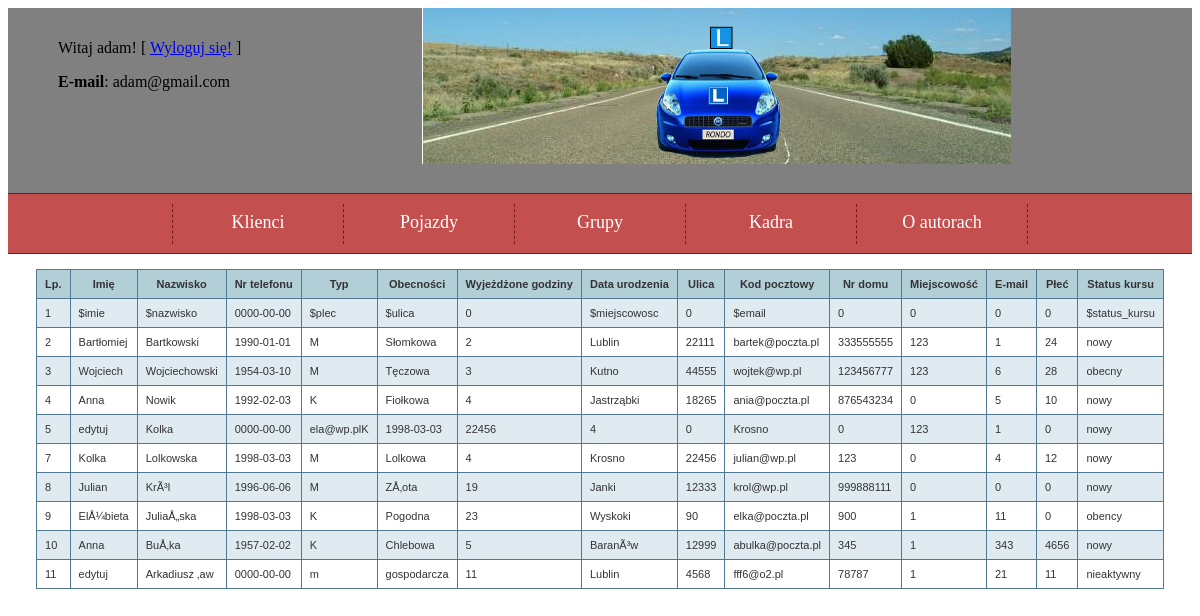
The page /index.php?page=eg_wew (signed in) on the database its author committed.
### tables this page shows
CREATE TABLE IF NOT EXISTS `klienci` (
`idKLIENT` int(11) NOT NULL COMMENT '	',
  `imie` varchar(45) DEFAULT NULL,
  `nazwisko` varchar(45) DEFAULT NULL,
  `data_urodzenia` date DEFAULT NULL,
  `plec` varchar(45) DEFAULT NULL,
  `ulica` varchar(45) DEFAULT NULL,
  `nr_mieszkania` int(11) DEFAULT NULL,
  `miejscowosc` varchar(45) DEFAULT NULL,
  `kod_pocztowy` int(11) DEFAULT NULL,
  `email` varchar(45) DEFAULT NULL,
  `nr_telefonu` int(11) DEFAULT NULL,
  `typ` int(11) DEFAULT NULL COMMENT 'czy kursant czy na doszkalanie',
  `liczba_obecnosci_wyklady` int(11) DEFAULT NULL,
  `wyjezdzone_godziny` int(11) DEFAULT NULL,
  `status_kursu` varchar(45) DEFAULT NULL,
  `KATEGORIE_idKategorie` int(11) DEFAULT NULL,
  `idGrupa` int(11) DEFAULT NULL
);

### eg_wew.php (the view, shortened to what this page needs)
<?php
if ((isset($_SESSION['zalogowany'])) && ($_SESSION['zalogowany']==true))
{
	require_once "connect.php";
	$polaczenie = @new mysqli($host, $db_user, $db_password, 'mydb');
	$polaczenie->query("SET CHARSET utf8");
    $polaczenie->query ("SET NAMES `utf8` COLLATE `utf8_polish_ci`");
	if ($polaczenie->connect_errno!=0)
	{
		echo "Error: ".$polaczenie->connect_errno;
	}
	else
	{
		$zapytanie = @$polaczenie->query("SELECT * FROM KLIENCI");
echo '<table> <tr>	<th>Lp.</th> <th>Imię</th>  <th>Nazwisko</th>  <th>Nr telefonu</th> <th>Typ</th><th>Obecności</th><th>Wyjeżdżone godziny</th><th>Data urodzenia</th><th>Ulica</th><th>Kod pocztowy</th><th>Nr domu</th><th>Miejscowość</th><th>E-mail</th><th>Płeć</th><th>Status kursu</th></tr>';
		while ($r = $zapytanie->fetch_array()) {
echo "<tr><td>$r[0]</td> <td>$r[1]</td> <td>$r[2]</td> <td>$r[3]</td> <td>$r[4]</td><td>$r[5]</td><td>$r[6]</td><td>$r[7]</td><td>$r[8]</td><td>$r[9]</td><td>$r[10]</td><td>$r[11]</td><td>$r[12]</td><td>$r[13]</td><td>$r[14]</td></tr> ";
		}
echo "</table>";
	}
}else {
	echo "dostęp tylko dla upoważnionych, Zaloguj się. ";
}
?>

### styl.css (style rules this page uses)
table { margin: 0 auto 0 auto; font-family: verdana, arial, sans-serif; font-size: 11px; color: #333333; border-width: 1px; border-color: #3A3A3A; border-collapse: collapse; }
table th { border-width: 1px; padding: 8px; border-style: solid; border-color: #517994; background-color: #B2CFD8; }
table tr:nth-child(even) td { background-color: #DFEBF1; }
table td { border-width: 1px; padding: 8px; border-style: solid; border-color: #517994; background-color: #ffffff; }

### rows shown on the page
klienci: idKLIENT "1", imie "$imie", nazwisko "$nazwisko", data_urodzenia "0000-00-00", plec "$plec", ulica "$ulica", nr_mieszkania "0", miejscowosc "$miejscowosc", kod_pocztowy "0", email "$email", nr_telefonu "0", typ "0", liczba_obecnosci_wyklady "0", wyjezdzone_godziny "0", status_kursu "$status_kursu"
klienci: idKLIENT "2", imie "Bartłomiej", nazwisko "Bartkowski", data_urodzenia "1990-01-01", plec "M", ulica "Słomkowa", nr_mieszkania "2", miejscowosc "Lublin", kod_pocztowy "22111", email "bartek@poczta.pl", nr_telefonu "333555555", typ "123", liczba_obecnosci_wyklady "1", wyjezdzone_godziny "24", status_kursu "nowy"
klienci: idKLIENT "3", imie "Wojciech", nazwisko "Wojciechowski", data_urodzenia "1954-03-10", plec "M", ulica "Tęczowa", nr_mieszkania "3", miejscowosc "Kutno", kod_pocztowy "44555", email "wojtek@wp.pl", nr_telefonu "123456777", typ "123", liczba_obecnosci_wyklady "6", wyjezdzone_godziny "28", status_kursu "obecny"
klienci: idKLIENT "4", imie "Anna", nazwisko "Nowik", data_urodzenia "1992-02-03", plec "K", ulica "Fiołkowa", nr_mieszkania "4", miejscowosc "Jastrząbki", kod_pocztowy "18265", email "ania@poczta.pl", nr_telefonu "876543234", typ "0", liczba_obecnosci_wyklady "5", wyjezdzone_godziny "10", status_kursu "nowy"
klienci: idKLIENT "5", imie "edytuj", nazwisko "Kolka", data_urodzenia "0000-00-00", plec "ela@wp.plK", ulica "1998-03-03", nr_mieszkania "22456", miejscowosc "4", kod_pocztowy "0", email "Krosno", nr_telefonu "0", typ "123", liczba_obecnosci_wyklady "1", wyjezdzone_godziny "0", status_kursu "nowy"
klienci: idKLIENT "7", imie "Kolka", nazwisko "Lolkowska", data_urodzenia "1998-03-03", plec "M", ulica "Lolkowa", nr_mieszkania "4", miejscowosc "Krosno", kod_pocztowy "22456", email "julian@wp.pl", nr_telefonu "123", typ "0", liczba_obecnosci_wyklady "4", wyjezdzone_godziny "12", status_kursu "nowy"
klienci: idKLIENT "8", imie "Julian", nazwisko "KrÃ³l", data_urodzenia "1996-06-06", plec "M", ulica "ZÅ‚ota", nr_mieszkania "19", miejscowosc "Janki", kod_pocztowy "12333", email "krol@wp.pl", nr_telefonu "999888111", typ "0", liczba_obecnosci_wyklady "0", wyjezdzone_godziny "0", status_kursu "nowy"
klienci: idKLIENT "9", imie "ElÅ¼bieta", nazwisko "JuliaÅ„ska", data_urodzenia "1998-03-03", plec "K", ulica "Pogodna", nr_mieszkania "23", miejscowosc "Wyskoki", kod_pocztowy "90", email "elka@poczta.pl", nr_telefonu "900", typ "1", liczba_obecnosci_wyklady "11", wyjezdzone_godziny "0", status_kursu "obency"
klienci: idKLIENT "10", imie "Anna", nazwisko "BuÅ‚ka", data_urodzenia "1957-02-02", plec "K", ulica "Chlebowa", nr_mieszkania "5", miejscowosc "BaranÃ³w", kod_pocztowy "12999", email "abulka@poczta.pl", nr_telefonu "345", typ "1", liczba_obecnosci_wyklady "343", wyjezdzone_godziny "4656", status_kursu "nowy"
klienci: idKLIENT "11", imie "edytuj", nazwisko "Arkadiusz ‚aw", data_urodzenia "0000-00-00", plec "m", ulica "gospodarcza", nr_mieszkania "11", miejscowosc "Lublin", kod_pocztowy "4568", email "fff6@o2.pl", nr_telefonu "78787", typ "1", liczba_obecnosci_wyklady "21", wyjezdzone_godziny "11", status_kursu "nieaktywny"

### other values the page prints
$_SESSION['user'] "adam"
$_SESSION['email'] "adam@gmail.com"
